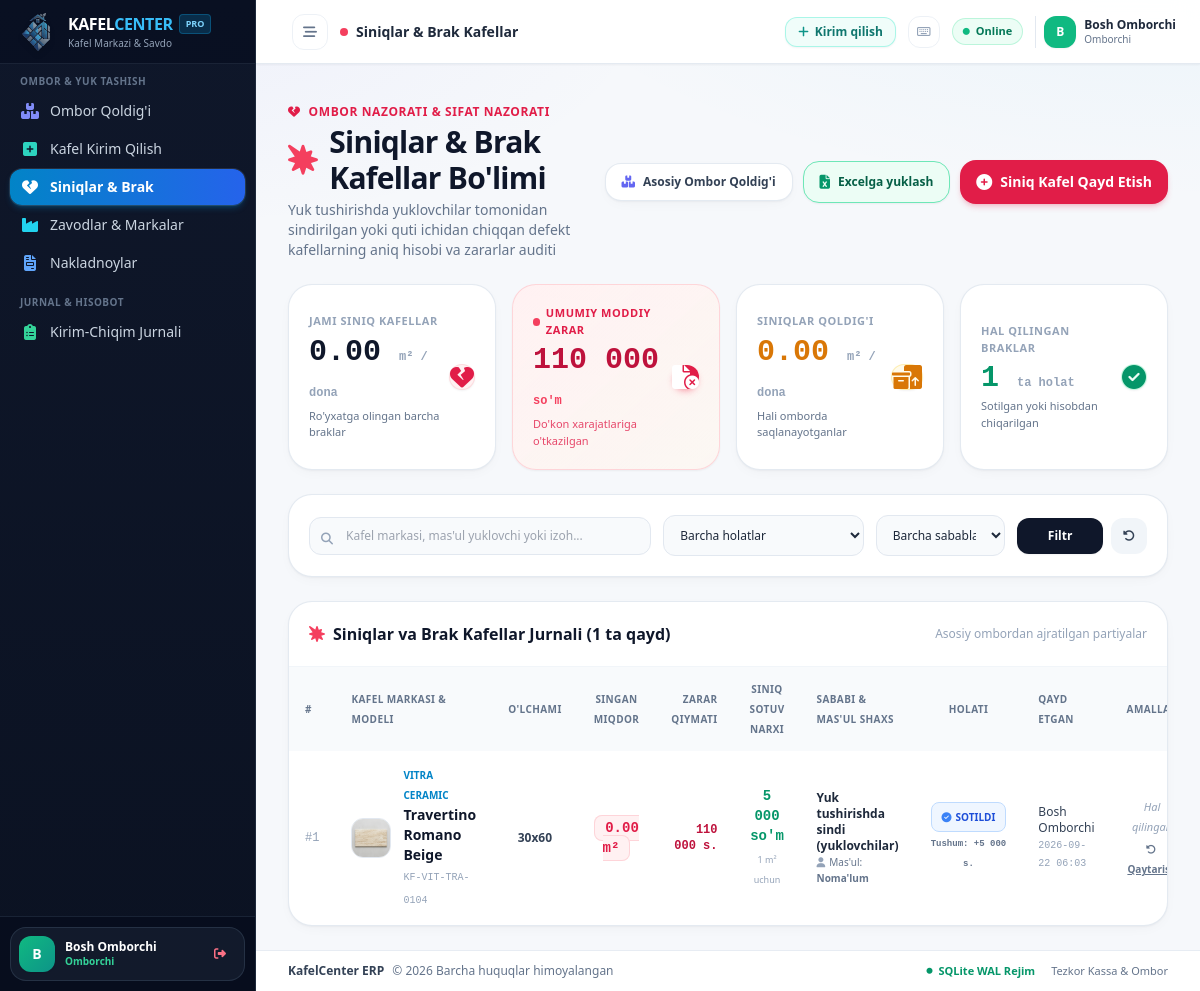
Before: /ombor/siniqlar (signed in) with the older database file.
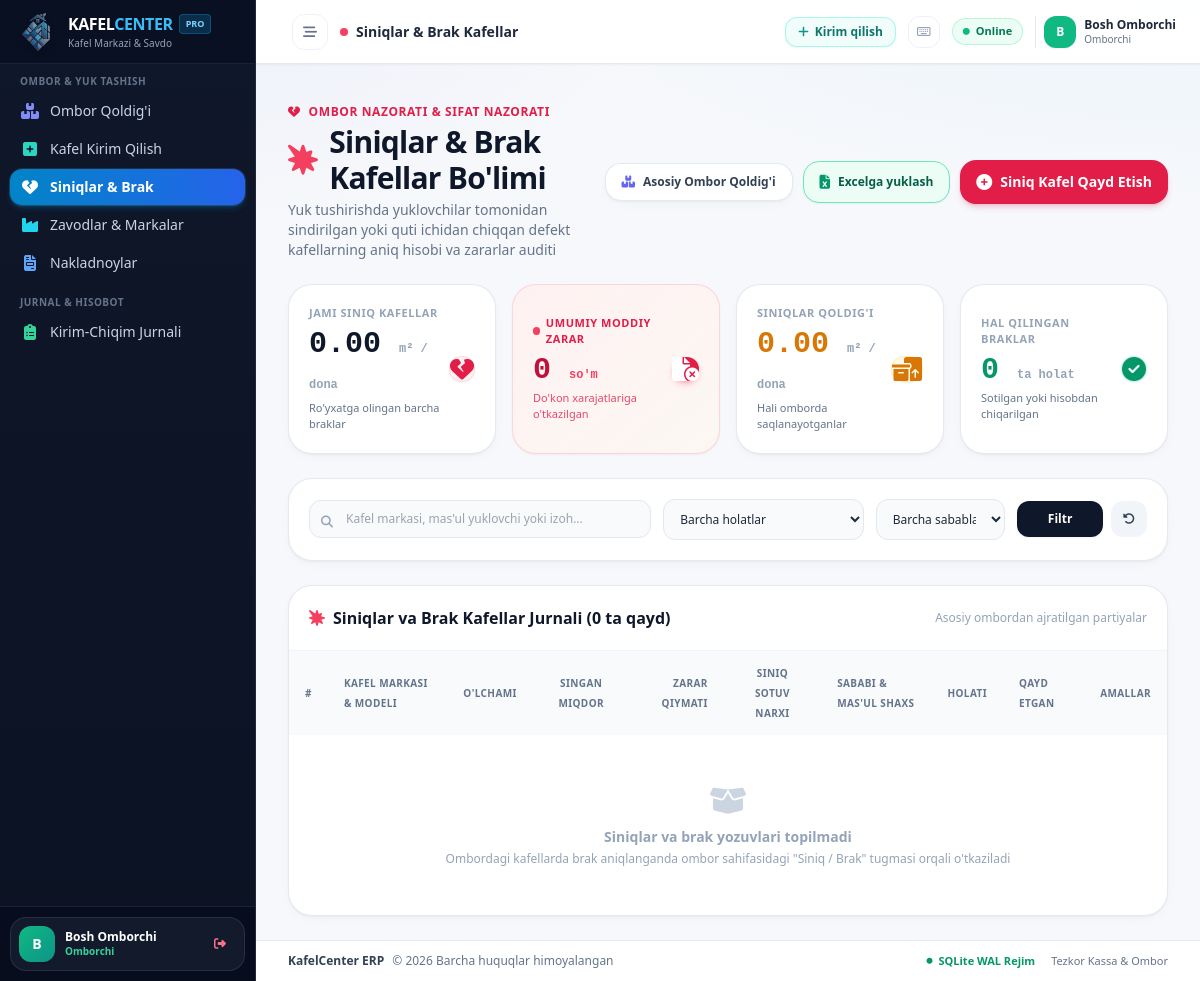
After: the same page with the newer database file.
### tables this page shows
CREATE TABLE broken_tiles (
        id INTEGER PRIMARY KEY AUTOINCREMENT,
        product_id INTEGER NOT NULL,
        quantity REAL NOT NULL,
        unit TEXT NOT NULL,
        reason TEXT NOT NULL,
        responsible_person TEXT,
        status TEXT DEFAULT 'omborda',
        loss_amount REAL DEFAULT 0.0,
        note TEXT,
        created_by TEXT,
        created_at TIMESTAMP DEFAULT CURRENT_TIMESTAMP, discounted_price REAL DEFAULT 0.0, sold_price REAL DEFAULT 0.0, order_id INTEGER,
        FOREIGN KEY (product_id) REFERENCES products(id) ON DELETE CASCADE
    );

CREATE TABLE products (
        id INTEGER PRIMARY KEY AUTOINCREMENT,
        sku TEXT UNIQUE NOT NULL,
        brand TEXT NOT NULL,
        model_name TEXT NOT NULL,
        size TEXT NOT NULL,
        unit TEXT DEFAULT 'm²',
        box_size_m2 REAL DEFAULT 1.44,
        pieces_per_box INTEGER DEFAULT 4,
        quantity_in_stock REAL NOT NULL DEFAULT 0.0,
        min_quantity REAL DEFAULT 10.0,
        price REAL NOT NULL,
        cost_price REAL DEFAULT 0.0,
        image_path TEXT,
        qr_code_path TEXT,
        location_rack TEXT,
        description TEXT,
        created_at TIMESTAMP DEFAULT CURRENT_TIMESTAMP,
        updated_at TIMESTAMP DEFAULT CURRENT_TIMESTAMP
    , created_by TEXT);

### app.py (the view)
@app.route("/ombor/siniqlar")
@login_required
def ombor_siniqlar():
    status_filter = request.args.get("status", "").strip()
    reason_filter = request.args.get("reason", "").strip()
    q = request.args.get("q", "").strip()
    conn = database.get_db()
    cursor = conn.cursor()
    query = """
        SELECT bt.*, p.brand, p.model_name, p.size, p.sku, p.price, p.location_rack, p.image_path
        FROM broken_tiles bt
        JOIN products p ON bt.product_id = p.id
        WHERE 1=1
    """
    params = []
    if status_filter:
        query += " AND bt.status = ?"
        params.append(status_filter)
    if reason_filter:
        query += " AND bt.reason LIKE ?"
        params.append(f"%{reason_filter}%")
    if q:
        query += " AND (p.brand LIKE ? OR p.model_name LIKE ? OR bt.responsible_person LIKE ? OR bt.note LIKE ?)"
        pattern = f"%{q}%"
        params.extend([pattern, pattern, pattern, pattern])
    query += " ORDER BY bt.id DESC"
    cursor.execute(query, params)
    defects = cursor.fetchall()
    cursor.execute("""
        SELECT
            COALESCE(SUM(quantity), 0) as total_broken_qty,
            COALESCE(SUM(loss_amount), 0) as total_loss_sum,
            COALESCE(SUM(CASE WHEN status = 'omborda' THEN quantity ELSE 0 END), 0) as current_broken_qty,
            COUNT(CASE WHEN status != 'omborda' THEN 1 END) as resolved_count
        FROM broken_tiles
    """)
    kpi = cursor.fetchone()
    cursor.execute("""
        SELECT id, brand, model_name, size, unit, quantity_in_stock
        FROM products
        WHERE quantity_in_stock > 0
        ORDER BY brand, model_name
    """)
    products_list = cursor.fetchall()
    conn.close()
    return render_template(
        "siniqlar.html",
        defects=defects,
        kpi=kpi,
        products_list=products_list,
        status_filter=status_filter,
        reason_filter=reason_filter,
        q=q
    )

### app.py (called while the page is built, shortened)
@app.before_request
def validate_session_user():
    if "user_id" not in session or request.endpoint in ("static", "login", "logout"):
        return None
    user = database.get_user_by_id(session["user_id"])
    if not user or not user["is_active"] or user["role"] not in VALID_ROLES:
        session.clear()
        if request.path.startswith("/api/"):
            return jsonify({"success": False, "message": "Sessiya tugagan. Qaytadan kiring."}), 401
        flash("Sessiyangiz tugadi yoki hisobingiz o'chirilgan. Qaytadan kiring.", "danger")
        return redirect(url_for("login"))
    session["role"] = user["role"]
    session["full_name"] = user["full_name"]
    return None

@app.before_request
def csrf_origin_check():
    if request.method in ("GET", "HEAD", "OPTIONS") or app.config.get("TESTING"):
        return None

def login_required(f):
    @wraps(f)
    def decorated_function(*args, **kwargs):
        if "user_id" not in session:
            return redirect(url_for("login", next=request.url))
        return f(*args, **kwargs)
    return decorated_function

### templates/siniqlar.html (shortened to what the changed rows need)
{% extends "base.html" %}
{% block content %}
<div class="space-y-6">
    <div class="flex flex-col sm:flex-row sm:items-center sm:justify-between gap-4">
        <div>
            <h1 class="text-2xl sm:text-3xl font-black text-slate-900 tracking-tight flex items-center space-x-3">
                <i class="fa-solid fa-burst text-rose-500"></i>
                <span>Siniqlar & Brak Kafellar Bo'limi</span>
            </h1>
        </div>
    </div>
    <div class="grid grid-cols-1 sm:grid-cols-2 lg:grid-cols-4 gap-4">
        <div class="bg-gradient-to-br from-rose-50 to-orange-50/60 rounded-3xl p-5 border border-rose-200/80 shadow-sm flex items-center justify-between">
            <div>
                <span class="text-[11px] font-black uppercase tracking-wider text-rose-600 block flex items-center space-x-1.5">
                    <span class="w-2 h-2 rounded-full bg-rose-500 animate-ping inline-block"></span>
                    <span>Umumiy Moddiy Zarar</span>
                </span>
                <span class="text-2xl sm:text-3xl font-black text-rose-700 mt-1 block font-mono">
                    {{ "{:,.0f}".format(kpi.total_loss_sum or 0).replace(',', ' ') }} <span class="text-xs font-bold text-rose-500">so'm</span>
                </span>
                <span class="text-[11px] text-rose-600/80 mt-0.5 block font-medium">Do'kon xarajatlariga o'tkazilgan</span>
            </div>
        </div>
        <div class="bg-white rounded-3xl p-5 border border-slate-200/80 shadow-sm flex items-center justify-between">
            <div>
                <span class="text-[11px] font-bold uppercase tracking-wider text-slate-400 block">Hal Qilingan Braklar</span>
                <span class="text-2xl sm:text-3xl font-black text-emerald-600 mt-1 block font-mono">
                    {{ kpi.resolved_count or 0 }} <span class="text-xs font-bold text-slate-400">ta holat</span>
                </span>
                <span class="text-[11px] text-slate-500 mt-0.5 block">Sotilgan yoki hisobdan chiqarilgan</span>
            </div>
        </div>
    </div>
    <div class="bg-white rounded-3xl border border-slate-200/80 shadow-sm overflow-hidden">
        <div class="p-5 border-b border-slate-100 flex items-center justify-between">
            <h2 class="font-bold text-slate-900 text-base flex items-center space-x-2">
                <i class="fa-solid fa-burst text-rose-500"></i>
                <span>Siniqlar va Brak Kafellar Jurnali ({{ defects|length }} ta qayd)</span>
            </h2>
        </div>
        <div class="overflow-x-auto">
            <table class="w-full text-left text-xs sm:text-sm">
                <thead class="bg-slate-50 text-slate-500 uppercase text-[10px] font-bold tracking-wider">
                    <tr>
                        <th class="py-3 px-4">#</th>
                        <th class="py-3 px-4">Kafel Markasi & Modeli</th>
                        <th class="py-3 px-4 text-center">O'lchami</th>
                        <th class="py-3 px-4 text-center">Singan Miqdor</th>
                        <th class="py-3 px-4 text-right">Zarar Qiymati</th>
                        <th class="py-3 px-4 text-center">Siniq Sotuv Narxi</th>
                        <th class="py-3 px-4">Sababi & Mas'ul Shaxs</th>
                        <th class="py-3 px-4 text-center">Holati</th>
                        <th class="py-3 px-4">Qayd Etgan</th>
                        <th class="py-3 px-4 text-center">Amallar</th>
                    </tr>
                </thead>
                <tbody class="divide-y divide-slate-100">
                    {% if defects %}
                        {% for d in defects %}
                        <tr class="hover:bg-rose-50/30 transition">
                            <td class="py-3.5 px-4 font-mono text-slate-400 text-xs">#{{ d.id }}</td>
                            <td class="py-3.5 px-4">
                                <div class="flex items-center space-x-3">
                                    <div class="w-10 h-10 rounded-xl bg-slate-100 overflow-hidden border border-slate-200 flex-shrink-0">
                                        <img src="{{ d.image_path or '/static/placeholder-tile.png' }}" class="w-full h-full object-cover">
                                    </div>
                                    <div>
                                        <span class="text-[10px] font-black uppercase text-sky-600 block">{{ d.brand }}</span>
                                        <span class="font-bold text-slate-900 block text-xs sm:text-sm leading-tight">{{ d.model_name }}</span>
                                        <span class="text-[10px] text-slate-400 font-mono">{{ d.sku }}</span>
                                    </div>
                                </div>
                            </td>
                            <td class="py-3.5 px-4 text-center font-bold text-slate-700 text-xs">
                                {{ d.size }}
                            </td>
                            <td class="py-3.5 px-4 text-center font-mono">
                                <span class="text-sm font-black text-rose-600 bg-rose-50 px-2.5 py-1 rounded-lg border border-rose-200/80">
                                    {{ "%.2f"|format(d.quantity) }} {{ d.unit }}
                                </span>
                            </td>
                            <td class="py-3.5 px-4 text-right font-mono font-black text-rose-700 text-xs">
                                {{ "{:,.0f}".format(d.loss_amount).replace(',', ' ') }} s.
                            </td>
                            <td class="py-3.5 px-4 text-center">
                                <div class="flex flex-col items-center justify-center space-y-1">
                                    {% if d.discounted_price and d.discounted_price > 0 %}
                                    <span class="font-mono font-black text-emerald-600 text-xs sm:text-sm">
                                        {{ "{:,.0f}".format(d.discounted_price).replace(',', ' ') }} so'm
                                    </span>
                                    <span class="text-[9px] text-slate-400">1 {{ d.unit }} uchun</span>
                                    {% else %}
                                    <span class="text-[10px] font-bold text-slate-400 italic">Belgilanmagan</span>
                                    {% endif %}
                                </div>
                            </td>
                            <td class="py-3.5 px-4 text-xs">
                                <span class="font-bold text-slate-800 block">{{ d.reason }}</span>
                                <span class="text-[10px] text-slate-500">
                                    <i class="fa-solid fa-user text-slate-400 mr-1"></i>Mas'ul: <b>{{ d.responsible_person or "Noma'lum" }}</b>
                                </span>
                            </td>
                            <td class="py-3.5 px-4 text-center">
                                {% if d.status == 'omborda' %}
                                    <span class="inline-flex items-center px-2.5 py-1 rounded-lg text-[10px] font-black uppercase bg-emerald-50 text-emerald-700 border border-emerald-200 shadow-2xs">
                                        <i class="fa-solid fa-box-open mr-1 text-emerald-500"></i> Omborda (Sotuvga tayyor)
                                    </span>
                                {% elif d.status == 'arzonlashtirib_sotildi' %}
                                    <span class="inline-flex items-center px-2.5 py-1 rounded-lg text-[10px] font-black uppercase bg-blue-50 text-blue-700 border border-blue-200 shadow-2xs">
                                        <i class="fa-solid fa-circle-check mr-1 text-blue-500"></i> Sotildi
                                    </span>
                                    {% if d.sold_price and d.sold_price > 0 %}
                                    <span class="block text-[9px] font-bold text-slate-500 font-mono mt-0.5">
                                        Tushum: +{{ "{:,.0f}".format(d.sold_price).replace(',', ' ') }} s.
                                    </span>
                                    {% endif %}
                                {% elif d.status == 'hisobdan_chiqarildi' %}
                                    <span class="inline-flex items-center px-2.5 py-1 rounded-lg text-[10px] font-black uppercase bg-slate-100 text-slate-600 border border-slate-200 shadow-2xs">
                                        <i class="fa-solid fa-trash-can mr-1 text-slate-400"></i> Utilizatsiya
                                    </span>
                                {% elif d.status == 'zavodga_qaytarildi' %}
                                    <span class="inline-flex items-center px-2.5 py-1 rounded-lg text-[10px] font-black uppercase bg-purple-50 text-purple-700 border border-purple-200 shadow-2xs">
                                        <i class="fa-solid fa-industry mr-1 text-purple-500"></i> Reklamatsiya
                                    </span>
                                {% endif %}
                            </td>
                            <td class="py-3.5 px-4 text-xs text-slate-500">
                                <span class="block font-medium text-slate-700">{{ d.created_by or 'Omborchi' }}</span>
                                <span class="text-[10px] text-slate-400 font-mono">{{ d.created_at[:16] }}</span>
                            </td>
                            <td class="py-3.5 px-4 text-center">
                                {% if d.status == 'omborda' %}
                                <div class="flex items-center justify-center space-x-1">
                                    <a href="/sotuv?defect_id={{ d.id }}" class="bg-emerald-600 hover:bg-emerald-500 text-white font-bold text-[11px] px-2.5 py-1.5 rounded-xl transition shadow-xs inline-flex items-center space-x-1" title="Showroom savatiga qo'shish">
                                        <i class="fa-solid fa-cart-shopping"></i>
                                        <span>Sotish</span>
                                    </a>
                                    <button onclick="openDefectActionModal({{ d.id }}, {{ (d.brand ~ ' ' ~ d.model_name)|tojson|forceescape }}, {{ d.quantity }}, {{ (d.unit)|tojson|forceescape }})" class="bg-slate-100 hover:bg-slate-200 text-slate-700 font-bold text-[11px] px-2.5 py-1.5 rounded-xl transition" title="Boshqa tasarruf amali">
                                        <span>Amal</span>
                                    </button>
                                </div>
                                {% else %}
                                <div class="flex flex-col items-center">
                                    <span class="text-[11px] text-slate-400 font-medium italic">Hal qilingan</span>
                                    <button type="button" onclick="resetDefectToOmborda({{ d.id }})" class="text-[10px] text-slate-500 hover:text-rose-600 underline font-semibold mt-0.5" title="Siniq holatini yana 'Omborda (Sotuvda)' ga qaytarish">
                                        <i class="fa-solid fa-rotate-left mr-0.5"></i> Qaytarish
                                    </button>
                                </div>
                                {% endif %}
                            </td>
                        </tr>
                        {% endfor %}
                    {% else %}
                        <tr>
                            <td colspan="10" class="text-center py-12 text-slate-400">
                                <i class="fa-solid fa-box-open text-3xl mb-2 text-slate-300"></i>
                                <p class="text-sm font-bold">Siniqlar va brak yozuvlari topilmadi</p>
                                <p class="text-xs text-slate-400 mt-1">Ombordagi kafellarda brak aniqlanganda ombor sahifasidagi "Siniq / Brak" tugmasi orqali o'tkaziladi</p>
                            </td>
                        </tr>
                    {% endif %}
                </tbody>
            </table>
        </div>
    </div>
</div>
{% endblock %}

Changed rows visible on the page:
removed broken_tiles: id "1", image_path (picture), brand "VITRA CERAMIC", model_name "Travertino Romano Beige", sku "KF-VIT-TRA-0104", size "30x60", quantity "0.00", unit "m²", loss_amount "110 000", discounted_price "5 000", reason "Yuk tushirishda sindi (yuklovchilar)", responsible_person "Noma'lum", sold_price "5 000", created_by "Bosh Omborchi", created_at "2026-09-22 06:03"
Other visible differences:
{{ "{:,.0f}".format(kpi.total_loss_sum or 0).replace(',', ' ') }}: "110 000" → "0"
{{ kpi.resolved_count or 0 }}: "1" → "0"
{{ defects|length }}: "1" → "0"
text now shown: "Siniqlar va brak yozuvlari topilmadi Ombordagi kafellarda brak aniqlanganda ombor sahifasidagi \"Siniq / Brak\" tugmasi orqali o'tkaziladi"
